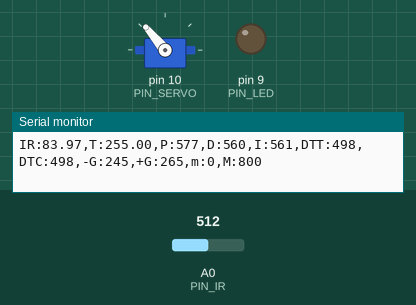
Simulated run of this sketch. Board: Arduino Uno, built with avr-gcc and run on an emulated ATmega328P. On the bench: servo, output pins drawn as LEDs (lit = HIGH), the last lines printed to the serial monitor. The inputs (shaded band) are chosen by the test bench; at power-on: A0 (PIN_IR) = 512.

Above: at 1.2 s.
1.3 s: A0 (PIN_IR) set to 716
At 1.48 s:
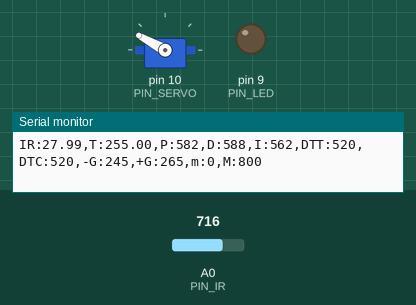
4.3 s: A0 (PIN_IR) set to 400
At 6.64 s:
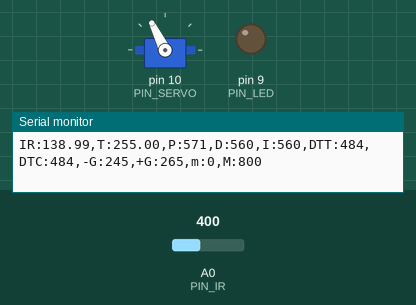
7.3 s: A0 (PIN_IR) set to 122
At 7.63 s:
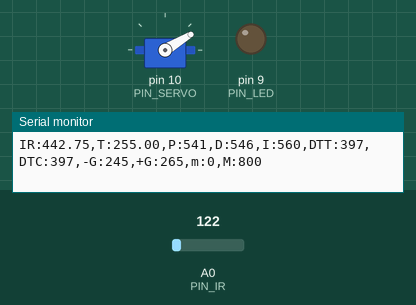
10.3 s: A0 (PIN_IR) set to 420
13.3 s: A0 (PIN_IR) set to 710
Timing chart, 0 to 17.3 s (numbered marks = the images above; inputs shaded):
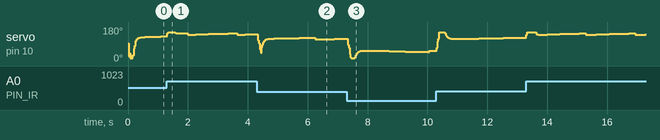

The sketch:

pidControl.ino
```cpp
// Ball PID control Arduino code
#include <Servo.h>

/////////////////////////////
// Configurable parameters //
/////////////////////////////

//noise_filter 제거위한 코드 가져옴
#define _INTERVAL_DIST 30  // DELAY_MICROS * samples_num^2 의 값이 최종 거리측정 인터벌. 넉넉하게 30ms
#define DELAY_MICROS  1500 // 필터에 넣을 샘플값을 측정하는 딜레이(고정값)
#define EMA_ALPHA 0.35     // EMA 필터 값을 결정하는 ALPHA 값. 작성자가 생각하는 최적값
float ema_dist=0;          // EMA 필터에 사용할 변수
float filtered_dist;       // 최종 측정된 거리값을 넣을 변수. loop()안에 filtered_dist = filtered_ir_distance(); 형태로 사용
float samples_num = 3;     // 스파이크 제거를 위한 부분필터에 샘플 3개로 충분


// Arduino pin assignment
#define PIN_LED 9     //  LED를 아두이노의 GPIO 9번 핀에 연결
#define PIN_SERVO 10  // 서보모터를 아두이노의 10번 핀에 연결
#define PIN_IR A0     // IR센서를 아두이노의 A0 핀에 연결

// Framework setting
#define _DIST_TARGET 255  //목표로 하는 탁구공 중심 위치까지 거리255mm로 고정

// 측정범위 제한
#define _DIST_MIN 50    // 최소 측정 거리 50mm로 고정
#define _DIST_MAX 410   // 측정 거리의 최댓값를 410mm로 설정

// Distance sensor
//#define _DIST_ALPHA 0.0  // ema 필터의 alpha 값을 0.0으로 설정

// Servo range
#define _DUTY_MIN 700     //서보의 최소 가동 각도
#define _DUTY_NEU 1500    //servo neutral position (90 degree)
#define _DUTY_MAX 2100    // 서보의 최대 가동 각도
#define _POS_START (_DUTY_MIN + 100)


// Servo speed control
#define _SERVO_ANGLE 100   // 서보의 각도(100º)
#define _SERVO_SPEED 600   //  서보 속도를 30으로 설정 // d제어할때 2000 해야 풀 속도

// Event periods
#define _INTERVAL_SERVO 20    // 서보를 20ms마다 조작하기
#define _INTERVAL_SERIAL 100  //  시리얼 0.1초 마다 업데이트

// PID parameters
#define _KP 2
#define _KI 0.006
#define _KD 80
#define _ITERM_MAX 78
// 255일때 42 stable, speed 600
// 400일때 28 stable, speed 600
// underdamped: KP 1.2,  KD 42
// over damped: KP: 1.2, KD: 102
// critically damped: KP:1.2, KD:56
// PID 제어 KP:2, KI: 0.0061, KD: 80.2


//////////////////////
// global variables //
//////////////////////

// Servo instance
Servo myservo;               //  Servo를 제어할 Object를 생성
// Distance sensor
float dist_target;           // location to send the ball
float dist_raw, dist_ema;    // 실제 거리측정값과 ema필터를 적용한 값을 저장할 변수

// Event periods
unsigned long last_sampling_time_dist, last_sampling_time_servo, last_sampling_time_serial; //  거리, 서보, 시리얼에 대한 마지막 샘플링 시간을 나타내는 변수
bool event_dist, event_servo, event_serial; // 거리센서, 서보, 시리얼 모니터의 발생을 지시하는 변수


// Servo speed control
int duty_chg_per_interval;     // 주기동안 duty 변화량 변수
int duty_target, duty_curr;    // 보의 목표위치와 서보에 실제로 입력할 위치
int duty_neutral;

// PID variables
float error_curr, error_prev, control, pterm, dterm, iterm; //  비례 제어를 위한 전에 측정한 오차, 새로 측정한 오차 값, 비례항, 적분항, 미분항 변수


// IR sensor calibraton
const float coE[] = {0.0000055, -0.0058625, 2.5600221, -109.4361340};

float x;

unsigned long time_curr;
unsigned long time_end;


/////////////////////////////////////////////////////////////////////////////////////////////////////////////////////////////////
void setup() {

  // initialize GPIO pins for LED and attach servo

  pinMode(PIN_LED, OUTPUT);         // LED 핀 설정
  myservo.attach(PIN_SERVO);        // Servo 핀 설정

  // initialize global variables
  pterm = dterm = iterm = 0;
  last_sampling_time_dist = last_sampling_time_servo = last_sampling_time_serial = 0; //  샘플링 시각 기록 변수 초기화
  event_dist = event_servo = event_serial = false;    //  이벤트 bool값 초기화
  dist_target = _DIST_TARGET;                         // 목표지점 변수 초기화

  duty_target = duty_curr = _POS_START;

  // move servo to neutral position
  myservo.writeMicroseconds(_DUTY_NEU);           //서보를 중간으로 이동

  // initialize serial port
    Serial.begin(57600);                          //  57600 보드레이트로 아두이노와 통신

  // convert angle speed into duty change per interval.
  duty_chg_per_interval = (_DUTY_MAX - _DUTY_MIN) * (float(_SERVO_SPEED) /  float(_SERVO_ANGLE)) * (float(_INTERVAL_SERVO) / 1000.0);   // 서보의 각속도를 원하는 Angle로 나누어 interval을 설정

  Serial.print("duty_chg_per_interval");
  Serial.println(duty_chg_per_interval);

}


/////////////////////////////////////////////////////////////////////////////////////////////////////////////////////////
void loop() {

/////////////////////
// Event generator // 설정된 주기마다 이벤트 생성
/////////////////////

duty_neutral = _DUTY_NEU;

time_curr = millis();
  if(time_curr >= last_sampling_time_dist + _INTERVAL_DIST) {
        last_sampling_time_dist += _INTERVAL_DIST;
        event_dist = true;
  }
  if(time_curr >= last_sampling_time_servo + _INTERVAL_SERVO) {
        last_sampling_time_servo += _INTERVAL_SERVO;
        event_servo = true;
  }
  if(time_curr >= last_sampling_time_serial + _INTERVAL_SERIAL) {
        last_sampling_time_serial += _INTERVAL_SERIAL;
        event_serial = true;
  }
time_end = millis();


////////////////////
// Event handlers //
////////////////////

  if(event_dist) {
     event_dist = false;
    // get a distance reading from the distance sensor

      // 거리센서 필터 적용 값
      x = ir_distance_filtered();
      dist_raw = coE[0] * pow(x, 3) + coE[1] * pow(x, 2) + coE[2] * x + coE[3];


    // PID control logic
    error_curr = _DIST_TARGET - dist_raw; // 목표값 에서 현재값을 뺀 값이 오차값
    pterm = _KP*error_curr;
    iterm += _KI*error_curr;

    if(abs(iterm) > _ITERM_MAX) iterm = 0;
    if(iterm > _ITERM_MAX) iterm = _ITERM_MAX;
    if(iterm < - _ITERM_MAX) iterm = - _ITERM_MAX;

    dterm = _KD * (error_curr - error_prev);
    control = pterm + dterm + iterm;

    //duty_target = f(duty_neutral, control
     duty_target = duty_neutral + control;

    // keep duty_target value within the range of [_DUTY_MIN, _DUTY_MAX]
    if (duty_target < _DUTY_MIN) {
      duty_target = _DUTY_MIN;  // duty_target < _DUTY_MIN 일 때 duty_target 를 _DUTY_MIN 로 고정
    }
    else if (duty_target > _DUTY_MAX) {
       duty_target = _DUTY_MAX; // duty_target > _DUTY_MAX 일 때 duty_target 를 _DUTY_MAX 로 고정
    }     //  (_DUTY_MIN, _DUTY_MAX) 로 서보의 가동범위를 고정하기 위한 최소한의 안전장치

  // update error_prev
  error_prev = error_curr;

 }

  if(event_servo) {
    event_servo = false; // servo EventHandler Ticket -> false

    // adjust duty_curr toward duty_target by duty_chg_per_interval
    if(duty_target > duty_curr) {
      duty_curr += duty_chg_per_interval;
      if(duty_curr > duty_target) duty_curr = duty_target;
    }
    else {
      duty_curr -= duty_chg_per_interval;
      if(duty_curr < duty_target) duty_curr = duty_target;
    }       // 서보가 현재위치에서 목표위치에 도달할 때까지 duty_chg_per_interval값 마다 움직임(duty_curr에 duty_chg_per_interval값 더하고 빼줌)

    // update servo position
    myservo.writeMicroseconds(duty_curr);   // 위에서 바뀐 현재위치 값을 갱신
  }


 if(event_serial) {
    event_serial = false;
    Serial.print("IR:");
    Serial.print(dist_raw);
    Serial.print(",T:");
    Serial.print(dist_target);
    Serial.print(",P:");
    Serial.print(map(pterm,-1000,1000,510,610));
    Serial.print(",D:");
    Serial.print(map(dterm,-1000,1000,510,610));
    Serial.print(",I:");
    //Serial.print(iterm);

    Serial.print(map(iterm,-1000,1000,510,610));
    Serial.print(",DTT:");
    Serial.print(map(duty_target,1000,2000,410,510));
    Serial.print(",DTC:");
    Serial.print(map(duty_curr,1000,2000,410,510));
    Serial.println(",-G:245,+G:265,m:0,M:800");
}


}

  float ir_distance(void){ // return value unit: mm

    float val;
    float volt = float(analogRead(PIN_IR));
    val = ((6762.0/(volt-9.0))-4.0) * 10.0;

    return val;       //   적외선 센서를 통해 거리를 return
  }

///////////////////// noise_filter 코드
float under_noise_filter(void){ // 아래로 떨어지는 형태의 스파이크를 제거해주는 필터

    int currReading;
    int largestReading = 0;
    for (int i = 0; i < samples_num; i++) {

      currReading = ir_distance();

      if (currReading > largestReading)
      {
        largestReading = currReading;
      }

      // Delay a short time before taking another reading
      delayMicroseconds(DELAY_MICROS);
  }
  return largestReading;
}

float ir_distance_filtered(void) { // return value unit: mm

  // 아래로 떨어지는 형태의 스파이크를 제거 후, 위로 치솟는 스파이크를 제거하고 EMA필터를 적용
  // under_noise_filter를 통과한 값을 upper_nosie_filter에 넣어 최종값 생성
  int currReading;
  int lowestReading = 1024;
  for (int i = 0; i < samples_num; i++) {

    currReading = under_noise_filter();

    if (currReading < lowestReading)
    {
      lowestReading = currReading;
    }
  }

  // ema 필터 추가
  ema_dist = EMA_ALPHA*lowestReading + (1-EMA_ALPHA)*ema_dist;

  return ema_dist;
}
```
